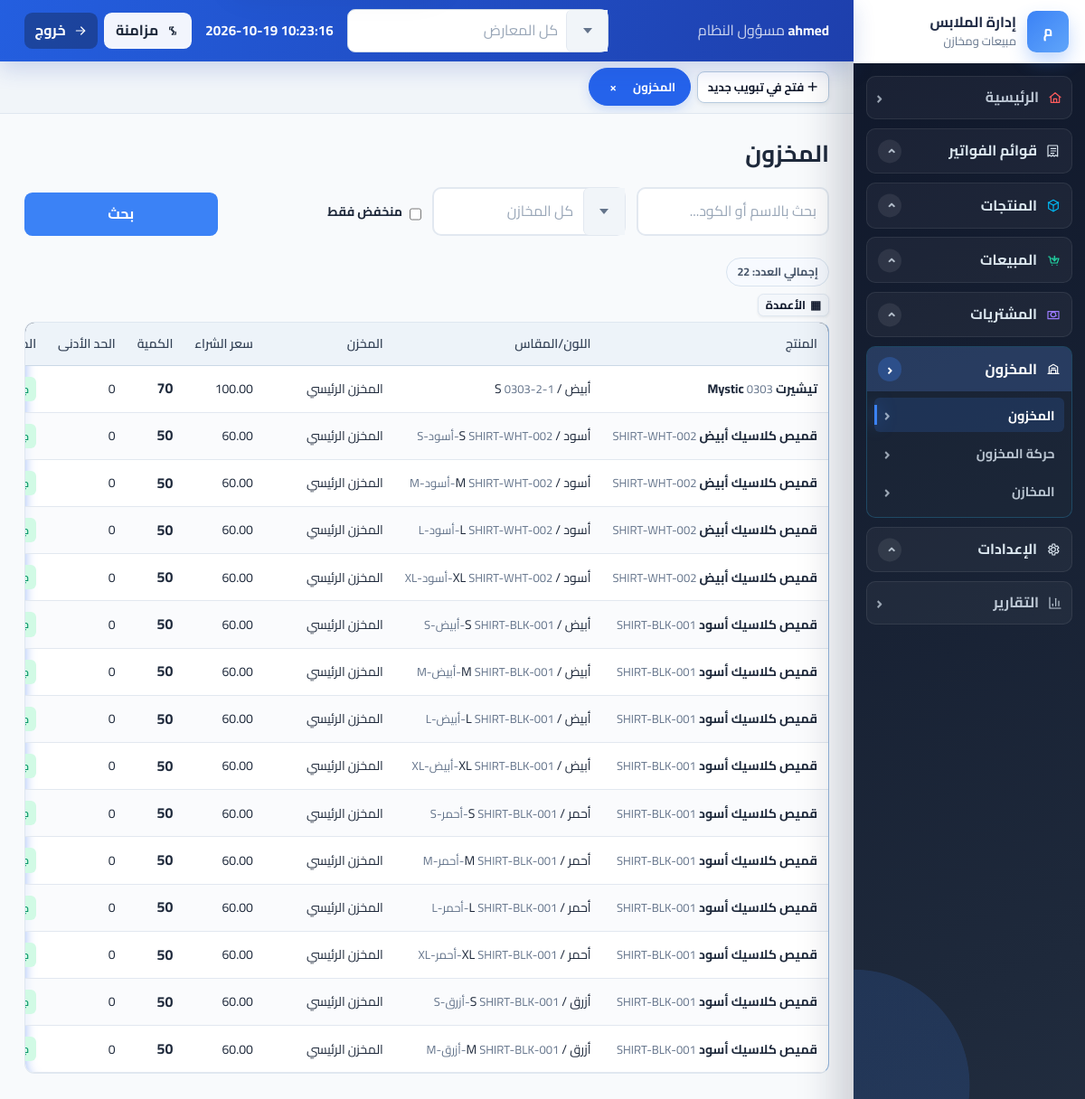
The page /inventory/stock/ (signed in) on the database as committed earlier.
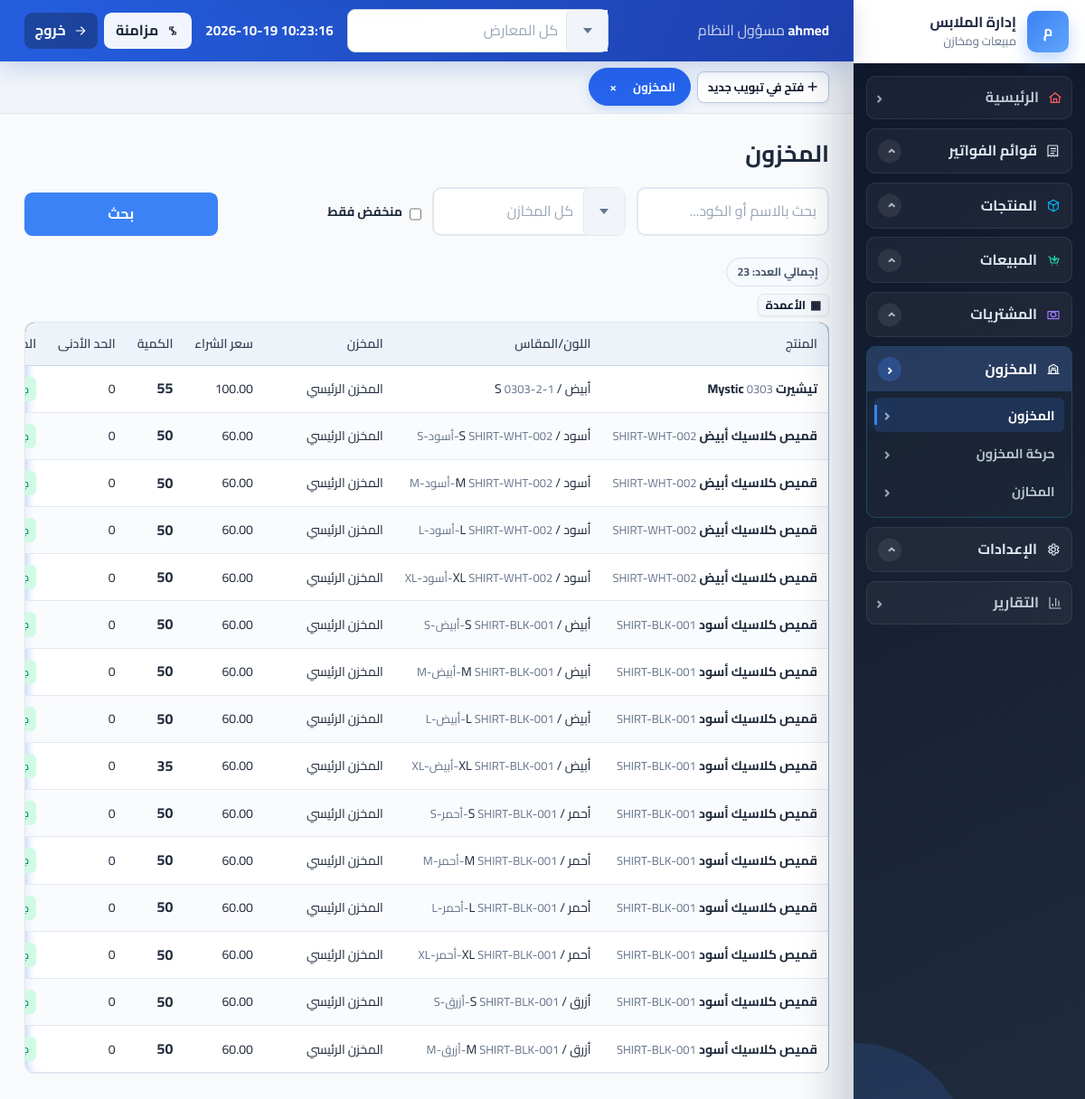
The same page on the database as committed later.
### inventory/models.py (models this page shows, shortened)
class Stock(BranchOwnedModel):
    branch_relations = ('warehouse', 'variant')
    warehouse = models.ForeignKey(Warehouse, on_delete=models.CASCADE)
    variant = models.ForeignKey(ProductVariant, on_delete=models.CASCADE)
    quantity = models.IntegerField(default=0, validators=[MinValueValidator(0)])
    min_quantity = models.IntegerField(default=0, validators=[MinValueValidator(0)])
    updated_at = models.DateTimeField(auto_now=True, db_index=True)
    class Meta:
        indexes = [
            models.Index(fields=['warehouse', 'variant']),
            models.Index(fields=['quantity']),
        ]
        constraints = [
            models.UniqueConstraint(fields=['branch', 'warehouse', 'variant'], name='stock_warehouse_variant_unique'),
            check_constraint(check=models.Q(quantity__gte=0), name='stock_quantity_non_negative'),
            check_constraint(check=models.Q(min_quantity__gte=0), name='stock_min_quantity_non_negative'),
        ]
    @property
    def is_low(self):
        return self.quantity <= self.min_quantity

class Warehouse(BranchOwnedModel):
    branch_relations = ('assigned_user',)
    TYPE_MAIN = 'main'
    TYPE_STORE = 'store'
    TYPE_REPRESENTATIVE = 'representative'
    WAREHOUSE_TYPE_CHOICES = [
        (TYPE_MAIN, 'مخزن رئيسي'),
        (TYPE_STORE, 'محل بيع'),
        (TYPE_REPRESENTATIVE, 'عهدة مندوب'),
    ]
    name = models.CharField(max_length=100, db_index=True)
    warehouse_type = models.CharField(max_length=20, choices=WAREHOUSE_TYPE_CHOICES, db_index=True)
    assigned_user = models.ForeignKey(
        settings.AUTH_USER_MODEL,
        on_delete=models.SET_NULL,
        null=True,
        blank=True,
        related_name='assigned_warehouses',
    )
    address = models.TextField(blank=True, null=True)
    is_active = models.BooleanField(default=True, db_index=True)

### products/models.py (models this page shows, shortened)
class ProductVariant(BranchOwnedModel):
    branch_relations = ('product', 'color', 'size')
    product = models.ForeignKey(Product, on_delete=models.CASCADE, related_name='variants')
    color = models.ForeignKey(Color, on_delete=models.SET_NULL, null=True)
    size = models.ForeignKey(Size, on_delete=models.SET_NULL, null=True)
    image = models.ImageField(upload_to='product_variants/', blank=True, null=True)
    variant_sku = models.CharField(max_length=120, db_index=True)
    barcode = models.CharField(max_length=120, blank=True, null=True, db_index=True)
    cost_price = models.DecimalField(max_digits=10, decimal_places=2, default=0, validators=[MinValueValidator(0)])
    sale_price = models.DecimalField(max_digits=10, decimal_places=2, default=0, validators=[MinValueValidator(0)])
    retail_price = models.DecimalField(max_digits=10, decimal_places=2, default=0, validators=[MinValueValidator(0)])
    wholesale_price = models.DecimalField(max_digits=10, decimal_places=2, default=0, validators=[MinValueValidator(0)])
    is_active = models.BooleanField(default=True, db_index=True)
    updated_at = models.DateTimeField(auto_now=True, db_index=True)
    class Meta:
        indexes = [
            models.Index(fields=['variant_sku']),
            models.Index(fields=['barcode']),
            models.Index(fields=['is_active']),
        ]
        constraints = [
            models.UniqueConstraint(fields=['branch', 'variant_sku'], name='products_variant_branch_sku_unique'),
            check_constraint(
                check=models.Q(cost_price__gte=0),
                name='products_productvariant_cost_price_gte_0'
            ),
            check_constraint(
                check=models.Q(sale_price__gte=0),
                name='products_productvariant_sale_price_gte_0'
            ),
        ]

class Product(BranchOwnedModel):
    branch_relations = ('category',)
    name = models.CharField(max_length=200, db_index=True)
    sku = models.CharField(max_length=100, db_index=True)
    category = models.ForeignKey(Category, on_delete=models.SET_NULL, null=True)
    description = models.TextField(blank=True, null=True)
    material = models.CharField(max_length=100, blank=True, null=True)
    season = models.CharField(max_length=100, blank=True, null=True)
    retail_price = models.DecimalField(max_digits=10, decimal_places=2, default=0)
    wholesale_price = models.DecimalField(max_digits=10, decimal_places=2, default=0)
    pieces_per_dozen = models.PositiveIntegerField(default=12, validators=[MinValueValidator(1)])
    image = models.ImageField(upload_to='products/', blank=True, null=True)
    is_active = models.BooleanField(default=True, db_index=True)
    created_at = models.DateTimeField(auto_now_add=True, db_index=True)
    updated_at = models.DateTimeField(auto_now=True, db_index=True)
    class Meta:
        indexes = [
            models.Index(fields=['sku']),
            models.Index(fields=['name', 'is_active']),
            models.Index(fields=['created_at']),
        ]
        constraints = [models.UniqueConstraint(fields=['branch', 'sku'], name='products_product_branch_sku_unique')]

class Color(BranchOwnedModel):
    name = models.CharField(max_length=50)
    hex_code = models.CharField(max_length=7, blank=True, null=True)
    def __str__(self):
        return self.name
    class Meta:
        constraints = [models.UniqueConstraint(fields=['branch', 'name'], name='products_color_branch_name_unique')]

class Size(BranchOwnedModel):
    name = models.CharField(max_length=20)
    sort_order = models.PositiveIntegerField(default=0)
    class Meta:
        ordering = ['sort_order', 'name']
        constraints = [models.UniqueConstraint(fields=['branch', 'name'], name='products_size_branch_name_unique')]
    def __str__(self):
        return self.name

### inventory/views.py (the view, shortened to what this page needs)
# urls.py: path('stock/', views.StockListView.as_view(), name='stock'),
class StockListView(RoleRequiredMixin, ExportListMixin, ListView):
    allowed_roles = ('manager', 'sales', 'warehouse')
    model = Stock
    template_name = 'inventory/stock/list.html'
    context_object_name = 'stocks'
    paginate_by = 30
    export_title = 'قائمة المخزون'
    export_filename = 'stock'
    def get_allowed_warehouses(self):
        qs = Warehouse.objects.filter(is_active=True)
        if self.request.user.role == 'sales' and not self.request.user.is_superuser:
            qs = qs.filter(
                assigned_user=self.request.user,
                warehouse_type=Warehouse.TYPE_REPRESENTATIVE,
            )
        return qs.order_by('warehouse_type', 'name')
    def get_queryset(self):
        qs = Stock.objects.select_related(
            'warehouse',
            'variant__product',
            'variant__product__category',
            'variant__color',
            'variant__size',
        )
        if self.request.user.role == 'sales' and not self.request.user.is_superuser:
            qs = qs.filter(warehouse__in=self.get_allowed_warehouses())
        warehouse_id = self.request.GET.get('warehouse')
        if warehouse_id:
            if positive_id(warehouse_id) is not None and self.get_allowed_warehouses().filter(pk=warehouse_id).exists():
                qs = qs.filter(warehouse_id=warehouse_id)
            else:
                qs = qs.none()
        q = self.request.GET.get('q')
        low = self.request.GET.get('low')
        if low:
            qs = qs.filter(quantity__lte=F('min_quantity'))
        return qs.order_by('warehouse__name', 'variant__product__name', 'variant__color__name', 'variant__size__sort_order')
    def get_context_data(self, **kwargs):
        context = super().get_context_data(**kwargs)
        pagination_params = self.request.GET.copy()
        pagination_params.pop('page', None)
        context['warehouses'] = self.get_allowed_warehouses()
        context['selected_warehouse_id'] = self.request.GET.get('warehouse', '')
        context['search_query'] = self.request.GET.get('q', '')
        context['low_only'] = self.request.GET.get('low', '')
        context['pagination_query'] = pagination_params.urlencode()
        context['can_view_costs'] = can_view_costs(self.request.user)
        return context

### accounts/context_processors.py (called while the page is built)
def branch_context(request):
    if not getattr(request, "user", None) or not request.user.is_authenticated:
        return {}
    return {
        "active_branch": getattr(request, "active_branch", None),
        "available_branches": Branch.objects.filter(is_active=True).order_by("name")
        if request.user.is_superuser
        else Branch.objects.filter(pk=request.user.branch_id),
    }

### accounts/models.py (called while the page is built)
    def get_queryset(self):
        queryset = super().get_queryset()
        from config.branching import branch_context_is_set, get_current_branch_id
        if branch_context_is_set() and get_current_branch_id() is not None:
            queryset = queryset.filter(branch_id=get_current_branch_id())
        return queryset

    @property
    def is_manager(self):
        return self.role in {self.ROLE_MANAGER, self.ROLE_DIRECTOR} or self.is_superuser

### accounts/permissions.py (called while the page is built)
def has_role(user, *roles):
    if not user.is_authenticated:
        return False
    if user.is_superuser or getattr(user, 'role', None) in {'manager', 'director'}:
        return True
    return getattr(user, 'role', None) in roles

def is_manager(user):
    return has_role(user, 'manager')

def can_view_costs(user):
    return is_manager(user)

### templates/inventory/stock/list.html (shortened to what this page needs)
{% extends 'base.html' %}
{% block content %}
<div class="simple-stock-page">
    <div class="page-head">
        <h1>المخزون</h1>
    </div>
    <form class="simple-filters" method="get">
        <div class="filter-group">
            <input name="q" placeholder="بحث بالاسم أو الكود..." value="{{ search_query }}">
        </div>
        <div class="filter-group">
        </div>
        <div class="filter-group">
            <label class="checkbox-label">
                <input type="checkbox" name="low" value="1" {% if low_only %}checked{% endif %}>
                <span>منخفض فقط</span>
            </label>
        </div>
        <button class="btn btn-primary">بحث</button>
    </form>
    <div class="stock-table-wrap">
        <table>
            <thead>
                <tr>
                    <th>المنتج</th>
                    <th>اللون/المقاس</th>
                    <th>المخزن</th>
                    {% if can_view_costs %}<th>سعر الشراء</th>{% endif %}
                    <th>الكمية</th>
                    <th>الحد الأدنى</th>
                    <th>الحالة</th>
                </tr>
            </thead>
            <tbody>
                {% for stock in stocks %}
                    <tr>
                        <td>
                            <strong>{{ stock.variant.product.name }}</strong>
                            <span class="muted">{{ stock.variant.product.sku }}</span>
                        </td>
                        <td>
                            {{ stock.variant.color|default:'-' }} / {{ stock.variant.size|default:'-' }}
                            <span class="muted">{{ stock.variant.variant_sku }}</span>
                        </td>
                        <td>{{ stock.warehouse.name }}</td>
                        {% if can_view_costs %}<td>{{ stock.variant.cost_price }}</td>{% endif %}
                        <td class="quantity-cell">{{ stock.quantity }}</td>
                        <td>{{ stock.min_quantity }}</td>
                        <td>
                            {% if stock.is_low %}
                                <span class="badge warning">منخفض</span>
                            {% else %}
                                <span class="badge success">جيد</span>
                            {% endif %}
                        </td>
                    </tr>
                {% empty %}
                    <tr><td colspan="{% if can_view_costs %}7{% else %}6{% endif %}">لا توجد كميات مطابقة للفلاتر الحالية</td></tr>
                {% endfor %}
            </tbody>
        </table>
    </div>
</div>
{% endblock %}

Rows that differ between the two databases and show on the page:
changed Stock "تيشيرت Mystic": quantity "70" → "55"
changed Stock "SHIRT-BLK-001-أبيض-XL": quantity "50" → "35"
Other text that changed with them:
text written by a page script: "إجمالي العدد: 22 الأعمدة" → "إجمالي العدد: 23 الأعمدة"
